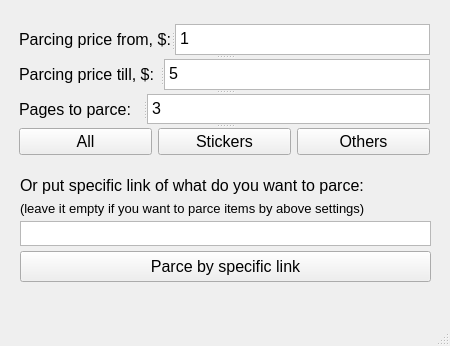
<?xml version="1.0" encoding="UTF-8"?>
<ui version="4.0">
 <class>MainWindow</class>
 <widget class="QMainWindow" name="MainWindow">
  <property name="geometry">
   <rect>
    <x>0</x>
    <y>0</y>
    <width>450</width>
    <height>346</height>
   </rect>
  </property>
  <property name="windowTitle">
   <string>buff163 parcer</string>
  </property>
  <widget class="QWidget" name="centralwidget">
   <widget class="QTextEdit" name="textEdit_link">
    <property name="geometry">
     <rect>
      <x>20</x>
      <y>221</y>
      <width>411</width>
      <height>25</height>
     </rect>
    </property>
    <property name="font">
     <font>
      <pointsize>10</pointsize>
     </font>
    </property>
    <property name="html">
     <string>&lt;!DOCTYPE HTML PUBLIC &quot;-//W3C//DTD HTML 4.0//EN&quot; &quot;http://www.w3.org/TR/REC-html40/strict.dtd&quot;&gt;
&lt;html&gt;&lt;head&gt;&lt;meta name=&quot;qrichtext&quot; content=&quot;1&quot; /&gt;&lt;style type=&quot;text/css&quot;&gt;
p, li { white-space: pre-wrap; }
&lt;/style&gt;&lt;/head&gt;&lt;body style=&quot; font-family:'MS Shell Dlg 2'; font-size:10pt; font-weight:400; font-style:normal;&quot;&gt;
&lt;p style=&quot;-qt-paragraph-type:empty; margin-top:0px; margin-bottom:0px; margin-left:0px; margin-right:0px; -qt-block-indent:0; text-indent:0px; font-size:8.25pt;&quot;&gt;&lt;br /&gt;&lt;/p&gt;&lt;/body&gt;&lt;/html&gt;</string>
    </property>
   </widget>
   <widget class="QLabel" name="label_4">
    <property name="geometry">
     <rect>
      <x>20</x>
      <y>176</y>
      <width>351</width>
      <height>19</height>
     </rect>
    </property>
    <property name="font">
     <font>
      <pointsize>12</pointsize>
     </font>
    </property>
    <property name="text">
     <string>Or put specific link of what do you want to parce:</string>
    </property>
   </widget>
   <widget class="QLabel" name="label_5">
    <property name="geometry">
     <rect>
      <x>20</x>
      <y>200</y>
      <width>361</width>
      <height>16</height>
     </rect>
    </property>
    <property name="font">
     <font>
      <pointsize>10</pointsize>
     </font>
    </property>
    <property name="text">
     <string>(leave it empty if you want to parce items by above settings)</string>
    </property>
   </widget>
   <widget class="QPushButton" name="btn_link">
    <property name="geometry">
     <rect>
      <x>20</x>
      <y>251</y>
      <width>411</width>
      <height>31</height>
     </rect>
    </property>
    <property name="font">
     <font>
      <pointsize>12</pointsize>
     </font>
    </property>
    <property name="text">
     <string>Parce by specific link</string>
    </property>
   </widget>
   <widget class="QSplitter" name="splitter_4">
    <property name="geometry">
     <rect>
      <x>19</x>
      <y>24</y>
      <width>411</width>
      <height>131</height>
     </rect>
    </property>
    <property name="orientation">
     <enum>Qt::Vertical</enum>
    </property>
    <widget class="QSplitter" name="splitter">
     <property name="orientation">
      <enum>Qt::Horizontal</enum>
     </property>
     <widget class="QLabel" name="label">
      <property name="font">
       <font>
        <pointsize>12</pointsize>
       </font>
      </property>
      <property name="text">
       <string>Parcing price from, $:</string>
      </property>
     </widget>
     <widget class="QTextEdit" name="textEdit_parcingPriceFrom">
      <property name="html">
       <string>&lt;!DOCTYPE HTML PUBLIC &quot;-//W3C//DTD HTML 4.0//EN&quot; &quot;http://www.w3.org/TR/REC-html40/strict.dtd&quot;&gt;
&lt;html&gt;&lt;head&gt;&lt;meta name=&quot;qrichtext&quot; content=&quot;1&quot; /&gt;&lt;style type=&quot;text/css&quot;&gt;
p, li { white-space: pre-wrap; }
&lt;/style&gt;&lt;/head&gt;&lt;body style=&quot; font-family:'MS Shell Dlg 2'; font-size:8.25pt; font-weight:400; font-style:normal;&quot;&gt;
&lt;p style=&quot; margin-top:0px; margin-bottom:0px; margin-left:0px; margin-right:0px; -qt-block-indent:0; text-indent:0px;&quot;&gt;&lt;span style=&quot; font-size:12pt;&quot;&gt;1&lt;/span&gt;&lt;/p&gt;&lt;/body&gt;&lt;/html&gt;</string>
      </property>
     </widget>
    </widget>
    <widget class="QSplitter" name="splitter_2">
     <property name="orientation">
      <enum>Qt::Horizontal</enum>
     </property>
     <widget class="QLabel" name="label_2">
      <property name="font">
       <font>
        <pointsize>12</pointsize>
       </font>
      </property>
      <property name="text">
       <string>Parcing price till, $:</string>
      </property>
     </widget>
     <widget class="QTextEdit" name="textEdit_parcingPriceTill">
      <property name="html">
       <string>&lt;!DOCTYPE HTML PUBLIC &quot;-//W3C//DTD HTML 4.0//EN&quot; &quot;http://www.w3.org/TR/REC-html40/strict.dtd&quot;&gt;
&lt;html&gt;&lt;head&gt;&lt;meta name=&quot;qrichtext&quot; content=&quot;1&quot; /&gt;&lt;style type=&quot;text/css&quot;&gt;
p, li { white-space: pre-wrap; }
&lt;/style&gt;&lt;/head&gt;&lt;body style=&quot; font-family:'MS Shell Dlg 2'; font-size:8.25pt; font-weight:400; font-style:normal;&quot;&gt;
&lt;p style=&quot; margin-top:0px; margin-bottom:0px; margin-left:0px; margin-right:0px; -qt-block-indent:0; text-indent:0px;&quot;&gt;&lt;span style=&quot; font-size:12pt;&quot;&gt;5&lt;/span&gt;&lt;/p&gt;&lt;/body&gt;&lt;/html&gt;</string>
      </property>
     </widget>
    </widget>
    <widget class="QSplitter" name="splitter_3">
     <property name="orientation">
      <enum>Qt::Horizontal</enum>
     </property>
     <widget class="QLabel" name="label_3">
      <property name="font">
       <font>
        <pointsize>12</pointsize>
       </font>
      </property>
      <property name="text">
       <string>Pages to parce:</string>
      </property>
     </widget>
     <widget class="QTextEdit" name="textEdit_PagesToParce">
      <property name="html">
       <string>&lt;!DOCTYPE HTML PUBLIC &quot;-//W3C//DTD HTML 4.0//EN&quot; &quot;http://www.w3.org/TR/REC-html40/strict.dtd&quot;&gt;
&lt;html&gt;&lt;head&gt;&lt;meta name=&quot;qrichtext&quot; content=&quot;1&quot; /&gt;&lt;style type=&quot;text/css&quot;&gt;
p, li { white-space: pre-wrap; }
&lt;/style&gt;&lt;/head&gt;&lt;body style=&quot; font-family:'MS Shell Dlg 2'; font-size:8.25pt; font-weight:400; font-style:normal;&quot;&gt;
&lt;p style=&quot; margin-top:0px; margin-bottom:0px; margin-left:0px; margin-right:0px; -qt-block-indent:0; text-indent:0px;&quot;&gt;&lt;span style=&quot; font-size:12pt;&quot;&gt;3&lt;/span&gt;&lt;/p&gt;&lt;/body&gt;&lt;/html&gt;</string>
      </property>
     </widget>
    </widget>
    <widget class="QWidget" name="layoutWidget">
     <layout class="QGridLayout" name="gridLayout">
      <item row="0" column="4">
       <widget class="QPushButton" name="btn_stickers">
        <property name="font">
         <font>
          <pointsize>12</pointsize>
         </font>
        </property>
        <property name="text">
         <string>Stickers</string>
        </property>
       </widget>
      </item>
      <item row="0" column="2">
       <widget class="QPushButton" name="btn_all">
        <property name="font">
         <font>
          <pointsize>12</pointsize>
         </font>
        </property>
        <property name="text">
         <string>All</string>
        </property>
       </widget>
      </item>
      <item row="0" column="5">
       <widget class="QPushButton" name="btn_others">
        <property name="font">
         <font>
          <pointsize>12</pointsize>
         </font>
        </property>
        <property name="text">
         <string>Others</string>
        </property>
       </widget>
      </item>
     </layout>
    </widget>
   </widget>
  </widget>
  <widget class="QMenuBar" name="menubar">
   <property name="geometry">
    <rect>
     <x>0</x>
     <y>0</y>
     <width>450</width>
     <height>21</height>
    </rect>
   </property>
  </widget>
  <widget class="QStatusBar" name="statusbar"/>
 </widget>
 <resources/>
 <connections/>
</ui>
